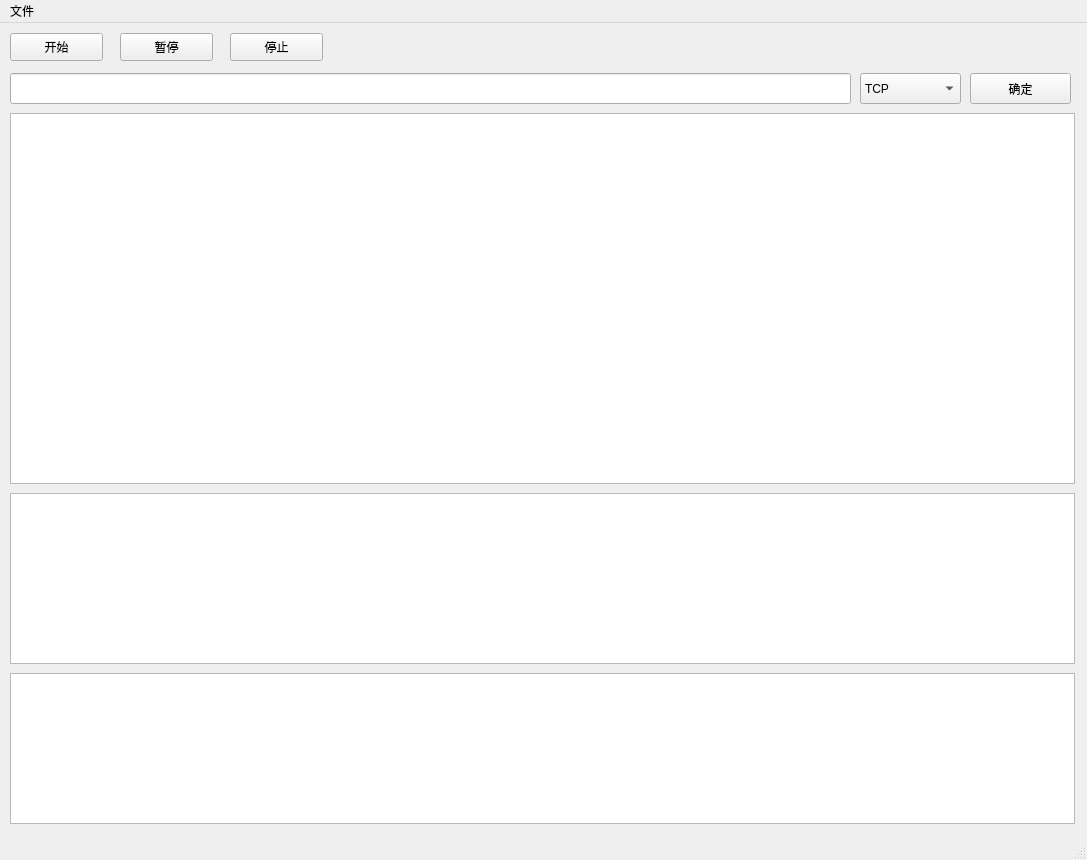
<?xml version="1.0" encoding="UTF-8"?>
<ui version="4.0">
 <class>mainWindow</class>
 <widget class="QMainWindow" name="mainWindow">
  <property name="geometry">
   <rect>
    <x>0</x>
    <y>0</y>
    <width>1087</width>
    <height>860</height>
   </rect>
  </property>
  <property name="windowTitle">
   <string>MainWindow</string>
  </property>
  <widget class="QWidget" name="centralwidget">
   <widget class="QPushButton" name="pushButton_start">
    <property name="geometry">
     <rect>
      <x>10</x>
      <y>10</y>
      <width>93</width>
      <height>28</height>
     </rect>
    </property>
    <property name="text">
     <string>开始</string>
    </property>
   </widget>
   <widget class="QPushButton" name="pushButton_pause">
    <property name="geometry">
     <rect>
      <x>120</x>
      <y>10</y>
      <width>93</width>
      <height>28</height>
     </rect>
    </property>
    <property name="text">
     <string>暂停</string>
    </property>
   </widget>
   <widget class="QPushButton" name="pushButton_stop">
    <property name="geometry">
     <rect>
      <x>230</x>
      <y>10</y>
      <width>93</width>
      <height>28</height>
     </rect>
    </property>
    <property name="text">
     <string>停止</string>
    </property>
   </widget>
   <widget class="QLineEdit" name="lineEdit_BPF">
    <property name="geometry">
     <rect>
      <x>10</x>
      <y>50</y>
      <width>841</width>
      <height>31</height>
     </rect>
    </property>
   </widget>
   <widget class="QComboBox" name="comboBox_select">
    <property name="geometry">
     <rect>
      <x>860</x>
      <y>50</y>
      <width>101</width>
      <height>31</height>
     </rect>
    </property>
    <item>
     <property name="text">
      <string>TCP</string>
     </property>
    </item>
    <item>
     <property name="text">
      <string>UDP</string>
     </property>
    </item>
    <item>
     <property name="text">
      <string>ICMP</string>
     </property>
    </item>
    <item>
     <property name="text">
      <string>ARP</string>
     </property>
    </item>
    <item>
     <property name="text">
      <string>Http</string>
     </property>
    </item>
    <item>
     <property name="text">
      <string>Https</string>
     </property>
    </item>
    <item>
     <property name="text">
      <string>FTP</string>
     </property>
    </item>
    <item>
     <property name="text">
      <string>TELNET</string>
     </property>
    </item>
    <item>
     <property name="text">
      <string>IPv4</string>
     </property>
    </item>
    <item>
     <property name="text">
      <string>IPv6</string>
     </property>
    </item>
   </widget>
   <widget class="QPushButton" name="pushButton_4">
    <property name="geometry">
     <rect>
      <x>970</x>
      <y>50</y>
      <width>101</width>
      <height>31</height>
     </rect>
    </property>
    <property name="text">
     <string>确定</string>
    </property>
   </widget>
   <widget class="QColumnView" name="columnView_details">
    <property name="geometry">
     <rect>
      <x>10</x>
      <y>470</y>
      <width>1065</width>
      <height>171</height>
     </rect>
    </property>
   </widget>
   <widget class="QColumnView" name="columnView_content">
    <property name="geometry">
     <rect>
      <x>10</x>
      <y>650</y>
      <width>1065</width>
      <height>151</height>
     </rect>
    </property>
   </widget>
   <widget class="QTableView" name="tableView">
    <property name="geometry">
     <rect>
      <x>10</x>
      <y>90</y>
      <width>1065</width>
      <height>371</height>
     </rect>
    </property>
   </widget>
   <zorder>pushButton_pause</zorder>
   <zorder>pushButton_stop</zorder>
   <zorder>lineEdit_BPF</zorder>
   <zorder>comboBox_select</zorder>
   <zorder>pushButton_4</zorder>
   <zorder>columnView_details</zorder>
   <zorder>columnView_content</zorder>
   <zorder>pushButton_start</zorder>
   <zorder>tableView</zorder>
  </widget>
  <widget class="QMenuBar" name="menubar">
   <property name="geometry">
    <rect>
     <x>0</x>
     <y>0</y>
     <width>1087</width>
     <height>26</height>
    </rect>
   </property>
   <widget class="QMenu" name="menu">
    <property name="title">
     <string>文件</string>
    </property>
    <addaction name="actiondakai"/>
    <addaction name="actionbaocun"/>
   </widget>
   <addaction name="menu"/>
  </widget>
  <widget class="QStatusBar" name="statusbar"/>
  <action name="actiondakai">
   <property name="text">
    <string>打开</string>
   </property>
  </action>
  <action name="actionbaocun">
   <property name="text">
    <string>保存</string>
   </property>
  </action>
 </widget>
 <resources/>
 <connections/>
</ui>
